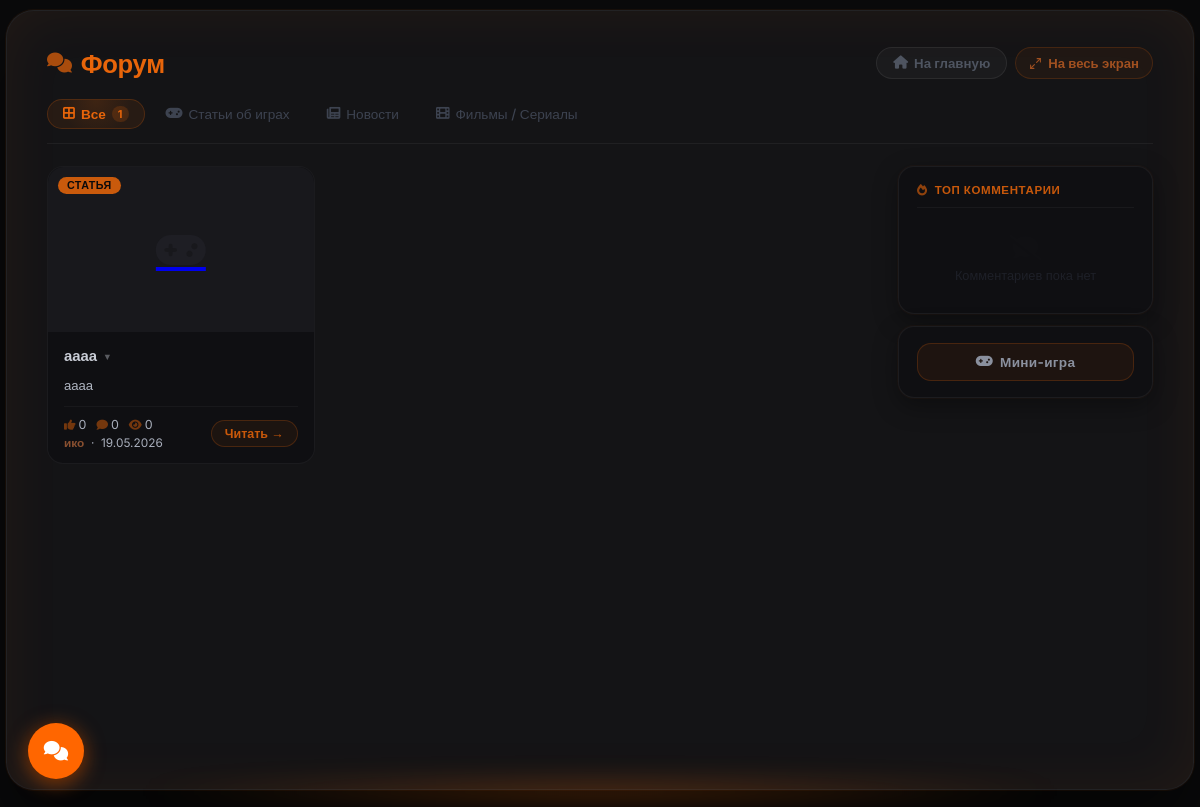
Page /forum on the committed database.
### models.py (models this page shows, shortened)
class Article(db.Model):
    __tablename__ = 'articles'
    id          = db.Column(db.Integer, primary_key=True)
    title       = db.Column(db.String(300), nullable=False)
    slug        = db.Column(db.String(350), nullable=True, unique=True)  # красивый URL для TG-превью
    preview     = db.Column(db.Text, nullable=True)       # краткое описание
    content     = db.Column(db.Text, nullable=False)
    image       = db.Column(db.String(500), nullable=True)  # URL изображения (старый способ)
    image_file  = db.Column(db.String(300), nullable=True)  # имя файла загруженного изображения
    video_url   = db.Column(db.String(500), nullable=True)  # ссылка на YouTube
    video_file  = db.Column(db.String(300), nullable=True)  # загруженный видео-файл
    category    = db.Column(db.String(50), default='article')
    views       = db.Column(db.Integer, default=0)
    likes       = db.Column(db.Integer, default=0)
    dislikes    = db.Column(db.Integer, default=0)
    created_at  = db.Column(db.DateTime, default=datetime.utcnow)
    updated_at  = db.Column(db.DateTime, default=datetime.utcnow, onupdate=datetime.utcnow)
    author_id   = db.Column(db.Integer, db.ForeignKey('users.id'), nullable=False)
    game_id     = db.Column(db.Integer, db.ForeignKey('games.id'), nullable=True)
    comments    = db.relationship('Comment',      backref='article', lazy='dynamic',
                                  cascade='all, delete-orphan')
    votes       = db.relationship('Vote',         backref='article', lazy='dynamic',
                                  cascade='all, delete-orphan')
    extra_pages = db.relationship('ExtraPage',    backref='article', lazy='dynamic',
                                  cascade='all, delete-orphan')
    dropdown_items = db.relationship('DropdownItem', backref='article', lazy='dynamic',
                                     cascade='all, delete-orphan', order_by='DropdownItem.order')
    article_views  = db.relationship('ArticleView',  backref='article', lazy='dynamic',
                                     cascade='all, delete-orphan')
    def get_image_url(self):
        if self.image_file:
            return f'/static/uploads/{self.image_file}'
        if self.image:
            return self.image
        return None

class User(db.Model, UserMixin):
    __tablename__ = 'users'
    id             = db.Column(db.Integer, primary_key=True)
    username       = db.Column(db.String(80),  unique=True, nullable=False)
    email          = db.Column(db.String(120), unique=True, nullable=False)
    password_hash  = db.Column(db.String(256), nullable=False)
    role           = db.Column(db.Integer, default=0)
    created_at     = db.Column(db.DateTime, default=datetime.utcnow)   # дата регистрации
    last_seen      = db.Column(db.DateTime, default=datetime.utcnow)
    banned_until   = db.Column(db.DateTime, nullable=True)
    ban_reason     = db.Column(db.String(500), nullable=True)
    banned_by_id   = db.Column(db.Integer, db.ForeignKey('users.id'), nullable=True)
    recovery_key   = db.Column(db.String(256), nullable=True)
    avatar         = db.Column(db.String(300), nullable=True)
    terms_agreed   = db.Column(db.Boolean, default=False)
    privacy_agreed = db.Column(db.Boolean, default=False)
    articles       = db.relationship('Article',  backref='author',     lazy='dynamic', foreign_keys='Article.author_id')
    comments       = db.relationship('Comment',  backref='author',     lazy='dynamic', foreign_keys='Comment.author_id')
    votes          = db.relationship('Vote',     backref='user',       lazy='dynamic')
    extra_pages    = db.relationship('ExtraPage', backref='author',    lazy='dynamic', foreign_keys='ExtraPage.author_id')
    comment_reactions = db.relationship('CommentReaction', backref='user', lazy='dynamic')

### app.py (the view)
@app.route('/forum')
def forum():
    category     = request.args.get('category', 'all')
    q            = Article.query
    if category in ('article', 'news', 'film'):
        q = q.filter_by(category=category)
    articles     = q.order_by(Article.created_at.desc()).all()
    top_comments = Comment.query.filter(Comment.likes > 0).order_by(Comment.likes.desc()).limit(5).all()
    settings     = SiteSettings.get()
    return render_template('forum.html', articles=articles,
                           category=category, top_comments=top_comments,
                           chaos_button_enabled=settings.chaos_button_enabled)

### app.py (called while the page is built)
@app.before_request
def update_last_seen():
    if current_user.is_authenticated:
        from flask import g as _g
        _now = datetime.utcnow()
        _last = session.get('_ls_ts', 0)
        if _now.timestamp() - _last > 60:
            current_user.last_seen = _now
            db.session.commit()
            session['_ls_ts'] = _now.timestamp()

### models.py (called while the page is built)
    @staticmethod
    def get():
        s = SiteSettings.query.first()
        if not s:
            s = SiteSettings(chaos_button_enabled=False)
            db.session.add(s)
            db.session.commit()
        return s

### templates/forum.html (shortened to what this page needs)
{% extends "base.html" %}
{% block body_class %}has-own-fs{% endblock %}
{% block content %}
<div class="forum-outer">
<div class="forum-card">
    <div class="forum-header">
        <h1 class="forum-title"><i class="fas fa-comments"></i> Форум</h1>
        <div style="display:flex; gap:8px; flex-wrap:wrap;">
            <a href="{{ url_for('index') }}" class="btn btn-secondary"><i class="fas fa-home"></i> На главную</a>
            <button id="fsBtn" onclick="_fsToggle()" title="На весь экран" style="
                display:inline-flex;align-items:center;gap:6px;padding:7px 13px;border-radius:20px;
                background:rgba(232,101,10,0.06);border:1px solid rgba(232,101,10,0.18);
                color:#a05020;font-size:0.82rem;font-weight:600;cursor:pointer;
                font-family:inherit;transition:all 0.2s;
            " onmouseover="this.style.background='rgba(232,101,10,0.14)';this.style.color='#e8650a';this.style.borderColor='rgba(232,101,10,0.4)'"
               onmouseout="this.style.background='rgba(232,101,10,0.06)';this.style.color='#a05020';this.style.borderColor='rgba(232,101,10,0.18)'">
                <svg style="width:13px;height:13px;stroke:currentColor;fill:none;stroke-width:2;stroke-linecap:round;stroke-linejoin:round" viewBox="0 0 24 24" id="fsBtnSvg">
                    <polyline points="15 3 21 3 21 9"/><polyline points="9 21 3 21 3 15"/>
                    <line x1="21" y1="3" x2="14" y2="10"/><line x1="3" y1="21" x2="10" y2="14"/>
                </svg>
                <span id="fsBtnLabel">На весь экран</span>
            </button>
        </div>
    </div>
    <div class="forum-tabs">
        <a href="{{ url_for('forum', category='all') }}" class="tab-link {% if category == 'all' %}active{% endif %}">
            <i class="fas fa-border-all"></i> Все
            {% if category == 'all' and articles %}<span class="tab-count">{{ articles|length }}</span>{% endif %}
        </a>
        <a href="{{ url_for('forum', category='article') }}" class="tab-link {% if category == 'article' %}active{% endif %}">
            <i class="fas fa-gamepad"></i> Статьи об играх
        </a>
        <a href="{{ url_for('forum', category='news') }}" class="tab-link {% if category == 'news' %}active{% endif %}">            <i class="fas fa-newspaper"></i> Новости
        </a>
        <a href="{{ url_for('forum', category='film') }}" class="tab-link {% if category == 'film' %}active{% endif %}">            <i class="fas fa-film"></i> Фильмы / Сериалы
        </a>
    </div>
    <div class="forum-body">
        <div class="cards-grid">
            {% if articles %}
                {% for art in articles %}
                <div class="article-card" data-article-id="{{ art.id }}">
                    <span class="card-badge {{ art.category }}">{% if art.category == 'news' %}Новость{% elif art.category == 'film' %}Фильм/Сериал{% else %}Статья{% endif %}</span>
                    <a href="{{ url_for('article', article_id=art.id) }}" class="card-thumb-link">
                        {% if art.get_image_url() %}
                            <img src="{{ art.get_image_url() }}" alt="{{ art.title }}" class="card-thumb">
                        {% else %}
                            <div class="card-thumb-ph"><i class="fas fa-{% if art.category == 'news' %}newspaper{% elif art.category == 'film' %}film{% else %}gamepad{% endif %}"></i></div>
                        {% endif %}
                    </a>
                    <div class="card-body">
                        <div class="card-title-wrap">
                            <a href="{{ url_for('article', article_id=art.id) }}" class="card-title">
                                {{ art.title }}
                                {% set drops = art.dropdown_items | selectattr('is_active') | list %}
                                {% if drops %}<span class="drop-arrow">▾</span>{% endif %}
                            </a>
                            {% set drops = art.dropdown_items | selectattr('is_active') | list %}
                        </div>
                        {% if art.preview %}
                            <p class="card-preview">{{ art.preview | striptags }}</p>
                        {% elif art.content %}
                            <p class="card-preview">{{ art.content | striptags | truncate(110) }}</p>
                        {% endif %}
                        <div class="card-footer">
                            <div>
                                <div class="card-stats">
                                    <span><i class="fas fa-thumbs-up"></i> {{ art.likes }}</span>
                                    <span><i class="fas fa-comment"></i> {{ art.comments.count() }}</span>
                                    <span><i class="fas fa-eye"></i> {{ art.views }}</span>
                                </div>
                                <div class="card-info" style="margin-top:4px;">
                                    <strong>{{ art.author.username }}</strong> &nbsp;·&nbsp; {{ art.created_at.strftime('%d.%m.%Y') }}
                                </div>
                            </div>
                            <a href="{{ url_for('article', article_id=art.id) }}" class="read-btn">Читать →</a>
                        </div>
                    </div>
                </div>
                {% endfor %}
            {% else %}
                <div class="cards-empty">
                    <i class="fas fa-comments"></i>
                    <p>Статей пока нет</p>
                </div>
            {% endif %}
        </div>
        <aside class="forum-sidebar">
            <div class="sidebar-block">
                <div class="sb-title"><i class="fas fa-fire"></i> Топ комментарии</div>
                {% if top_comments %}
                    {% for comment in top_comments %}
                    <div class="top-comment">
                        <div class="tc-author"><i class="fas fa-user" style="font-size:0.65rem; margin-right:3px;"></i>{{ comment.author.username }}</div>
                        <div class="tc-text">{{ comment.content }}</div>
                        <div class="tc-stats"><span><i class="fas fa-thumbs-up"></i> {{ comment.likes }}</span><span><i class="fas fa-thumbs-down"></i> {{ comment.dislikes }}</span></div>
                        <a href="{{ url_for('article', article_id=comment.article_id) }}#comment-{{ comment.id }}" class="tc-link">→ {{ comment.article.title | truncate(28) }}</a>
                    </div>
                    {% endfor %}
                {% else %}
                    <div style="color:#1e2028; font-size:0.8rem; text-align:center; padding:14px 0;">
                        <i class="fas fa-comment-slash" style="display:block; font-size:1.6rem; margin-bottom:7px; opacity:0.08;"></i>
                    </div>
                {% endif %}
            </div>
            <div class="sidebar-block">
                <button id="ogOpenBtn" style="
                    width:100%; padding:10px 0; border-radius:14px; font-size:0.85rem;
                    font-weight:700; cursor:pointer; font-family:inherit;
                    background:rgba(232,101,10,0.07); border:1px solid rgba(232,101,10,0.2);
                    color:#8a909e; letter-spacing:0.3px; transition:all 0.2s;
                    display:flex; align-items:center; justify-content:center; gap:7px;
                " onmouseover="this.style.background='rgba(232,101,10,0.14)';this.style.color='#e8650a';this.style.borderColor='rgba(232,101,10,0.4)';"
                   onmouseout="this.style.background='rgba(232,101,10,0.07)';this.style.color='#8a909e';this.style.borderColor='rgba(232,101,10,0.2)';">
                    <i class="fas fa-gamepad"></i> Мини-игра
                </button>
            </div>
        </aside>
    </div>
</div>
</div>
{% endblock %}

### templates/base.html (style rules this page uses)
* { margin:0; padding:0; box-sizing:border-box; }
body { background:#0a0a0b; color:#f0f0f0; font-family:'Inter',sans-serif; min-height:100vh; display:flex; justify-content:center; align-items:center; padding:20px; }
h1, h2 { color:#ff6600; margin-bottom:20px; }
.btn { background:#e8650a; color:#0a0a0b; border:none; padding:12px 24px; border-radius:60px; cursor:pointer; font-weight:600; transition:0.2s; }
.btn-secondary { background:rgba(255,255,255,0.04); color:#c9cdd6; border:1px solid rgba(232,101,10,0.25); }

### rows in the picture
Article: category "СТАТЬЯ", title "аааа", content "аааа", likes "0", comments.count "0", views "0", author.username "ико", created_at "19.05.2026"

### other values in the picture
{{ articles|length }} "1"
